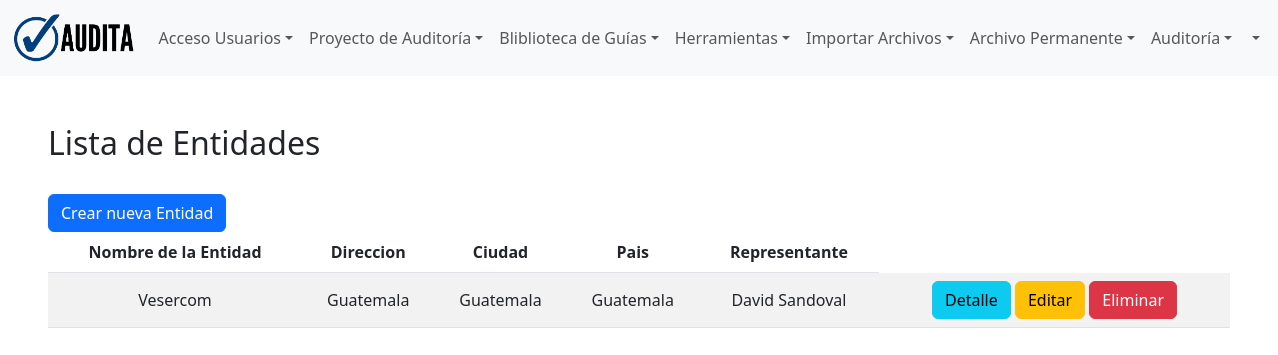
The app's page /proyecto/entidad/ with its own data.
### proyecto/models.py (models this page shows, shortened)
class Entidad(models.Model):
    nombre = models.CharField(max_length=100, null=False, blank=False, verbose_name='Nombre de Entidad')
    direccion = models.CharField(max_length=150, null=False, blank=False, verbose_name='Direccion')
    ciudad = models.CharField(max_length=100, null=False, blank=False, verbose_name='Ciudad')
    pais = models.CharField(max_length=100, null=False, blank=False, verbose_name='Pais')
    nit = models.CharField(max_length=10, null=False, blank=False, verbose_name='Nit')
    seguroSocial = models.CharField(max_length=15, null=True, blank=True, verbose_name='Seguro Social')
    representante = models.CharField(max_length=100, null=False, blank=False, verbose_name='Representante')
    contacto = models.ForeignKey(Contacto,on_delete=models.CASCADE, null=False,blank=False)
    email = models.EmailField(max_length=250, null=True, blank=True, verbose_name='Correo Electrónico')
    telefono = models.CharField(max_length=15, null=True, blank=True, verbose_name='Teléfono')
    whatsapp = models.CharField(max_length=15, null=True, blank=True, verbose_name='WhatsApp/Telegram')
    sitio = models.CharField(max_length=50, null=True, blank=True, verbose_name='Sitio Web')
    actividadE = models.CharField(max_length=100, null=True, blank=True, verbose_name='Actividad Económica')
    actividadS = models.CharField(max_length=100, null=True, blank=True, verbose_name='Actividad de Servicios')
    norma = models.CharField(max_length=100, null=True, blank=True, verbose_name='Norma Contable')
    class Meta:
        db_table = 'entity'
        verbose_name = 'Entidad'
        verbose_name_plural = 'Entidades'
        ordering = ['id']

### proyecto/views.py (the view)
# urls.py: path('entidad/', views.entidad_list, name='entidad_list'),
def entidad_list(request):
    entidades = Entidad.objects.all()
    return render(request, 'proyecto/entidad_list.html',{'entidades': entidades})

### templates/proyecto/entidad_list.html
{% extends 'layout/base.html' %}
{% load crispy_forms_tags %}
{% load static %}
{% block 'content' %}
<div class="p-5">
  <h2>Lista de Entidades</h2>
  <br>
  <a href="{% url 'entidad_nuevo' %}" class="btn btn-primary">Crear nueva Entidad</a>
  <table class="table table-striped">
    <thead>
      <tr>
        <th>Nombre de la Entidad</th>
        <th>Direccion</th>
        <th>Ciudad</th>
        <th>Pais</th>
        <th>Representante</th>
      </tr>
    </thead>
    <tbody>
      {% for entidad in entidades %}
        <tr>
          <td>{{ entidad.nombre }}</td>
          <td>{{entidad.direccion}}</td>
          <td>{{entidad.ciudad}}</td>
          <td>{{entidad.pais}}</td>
          <td>{{entidad.representante}}</td>
          <td>
            <a href="{% url 'entidad_detail' pk=entidad.pk %}" class="btn btn-info">Detalle</a>
            <a href="{% url 'entidad_edit' pk=entidad.pk %}" class="btn btn-warning">Editar</a>
            <a href="{% url 'entidad_delete' pk=entidad.pk %}" class="btn btn-danger">Eliminar</a>
          </td>
        </tr>
      {% empty %}
        <tr>
          <td>No hay entidades.</td>
        </tr>
      {% endfor %}
    </tbody>
  </table>
</div>
{% endblock 'content' %}

### static/css/styles.css (style rules this page uses)
td { text-decoration: none; }
th, td { text-align: center; vertical-align: middle; }

### records on screen
Entidad: nombre "Vesercom", direccion "Guatemala", ciudad "Guatemala", pais "Guatemala", representante "David Sandoval"
